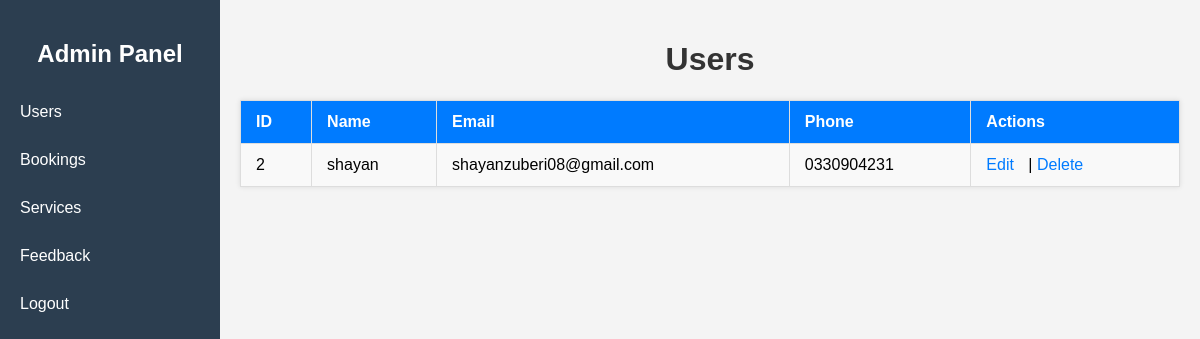
The page /admin/user.php (signed in) on the database its author committed.
### tables this page shows
CREATE TABLE `users` (
  `id` int(11) NOT NULL,
  `name` varchar(100) NOT NULL,
  `email` varchar(100) NOT NULL,
  `phone` varchar(15) NOT NULL,
  `password_hash` varchar(255) NOT NULL,
  `is_admin` tinyint(1) DEFAULT 0,
  `created_at` timestamp NOT NULL DEFAULT current_timestamp()
);

### admin/user.php (the view, shortened to what this page needs)
<?php
include '../php/config.php';
include './sidebar.php';
?>
<!DOCTYPE html>
<html lang="en">
<head>
</head>
<body>
<div class="main-content">
    <h1>Users</h1>
    <table>
        <tr>
            <th>ID</th>
            <th>Name</th>
            <th>Email</th>
            <th>Phone</th>
            <th>Actions</th>
        </tr>
        <?php
        $users = $conn->query("SELECT * FROM users WHERE is_admin=0");
        if($users->num_rows > 0){
            while($row = $users->fetch_assoc()){
                echo "<tr>
                        <td>{$row['id']}</td>
                        <td>{$row['name']}</td>
                        <td>{$row['email']}</td>
                        <td>{$row['phone']}</td>
                        <td class='actions'>
                            <a href='edit_user.php?id={$row['id']}'>Edit</a> |
                            <a href='delete_user.php?id={$row['id']}' onclick=\"return confirm('Are you sure you want to delete this user?');\">Delete</a>
                        </td>
                      </tr>";
            }
        } else {
            echo "<tr><td colspan='5'>No users found.</td></tr>";
        }
        ?>
    </table>
</div>
</body>
</html>

### admin/style.css (style rules this page uses)
body { font-family: Arial, sans-serif; margin: 0; }
.main-content { margin-left: 220px; padding: 20px; }
table { width: 100%; border-collapse: collapse; margin-bottom: 30px; }
table th, table td { padding: 10px; border: 1px solid #ddd; text-align: left; }
h1, h2 { color: #2c3e50; }

### admin/user.php (style rules this page uses)
body { font-family: Arial, sans-serif; background: #f4f4f4; margin: 0; }
.main-content { margin-left: 220px; padding: 20px; }
h1 { color: #333; text-align: center; }
table { width: 100%; border-collapse: collapse; background: #fff; box-shadow: 0 0 5px rgba(0,0,0,0.1); }
table th, table td { padding: 12px 15px; border: 1px solid #ddd; text-align: left; }
table th { background: #007BFF; color: #fff; }
table tr:nth-child(even) { background: #f9f9f9; }
.actions a { color: #007BFF; text-decoration: none; margin-right: 10px; }

### rows shown on the page
users: id "2", name "shayan", email "shayanzuberi08@gmail.com", phone "0330904231"
